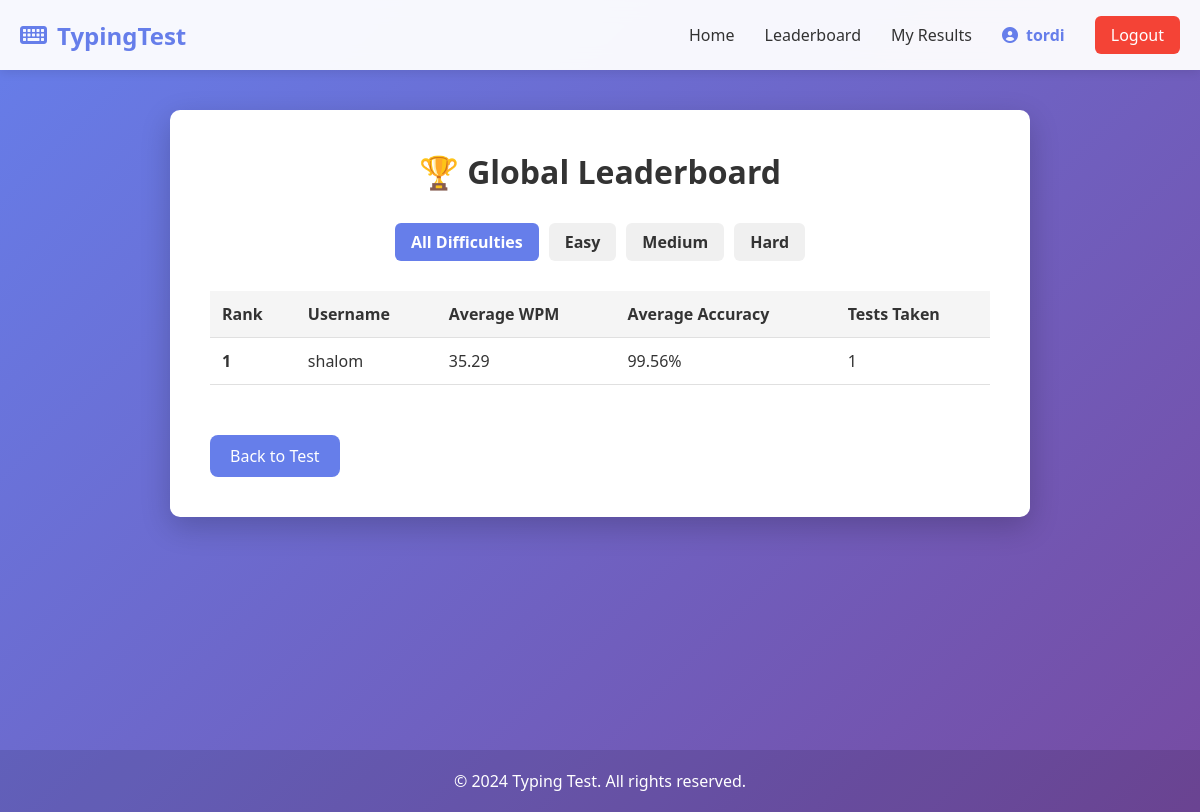
Page /leaderboard/ (signed in) on the committed database.
### typingtest/models.py (models this page shows, shortened)
class TypingTest(models.Model):
    DIFFICULTY_CHOICES = [
        ('easy', 'Easy'),
        ('medium', 'Medium'),
        ('hard', 'Hard'),
    ]
    user = models.ForeignKey(User, on_delete=models.CASCADE, null=True, blank=True)
    difficulty = models.CharField(max_length=10, choices=DIFFICULTY_CHOICES, default='medium')
    words = models.TextField()
    wpm = models.FloatField(default=0)
    accuracy = models.FloatField(default=0)
    errors = models.IntegerField(default=0)
    time_taken = models.IntegerField(default=0)  # in seconds
    created_at = models.DateTimeField(auto_now_add=True)
    class Meta:
        ordering = ['-created_at']

### typingtest/views.py (the view)
# urls.py: path('leaderboard/', views.leaderboard, name='leaderboard'),
@login_required(login_url='login')
def leaderboard(request):
    difficulty = request.GET.get('difficulty', 'all')
    if difficulty == 'all':
        tests = TypingTest.objects.values('user__username').annotate(
            avg_wpm=models.Avg('wpm'),
            avg_accuracy=models.Avg('accuracy'),
            test_count=models.Count('id')
        ).filter(test_count__gte=1).order_by('-avg_wpm')[:20]
    else:
        tests = TypingTest.objects.filter(difficulty=difficulty).values('user__username').annotate(
            avg_wpm=models.Avg('wpm'),
            avg_accuracy=models.Avg('accuracy'),
            test_count=models.Count('id')
        ).filter(test_count__gte=1).order_by('-avg_wpm')[:20]
    context = {
        'tests': tests,
        'difficulty': difficulty
    }
    return render(request, 'typingtest/leaderboard.html', context)

### templates/typingtest/leaderboard.html (shortened to what this page needs)
{% extends 'typingtest/base.html' %}
{% block content %}
<div class="leaderboard-container">
    <h1>🏆 Global Leaderboard</h1>
    <div class="leaderboard-filter">
        <a href="{% url 'leaderboard' %}?difficulty=all" class="filter-btn {% if difficulty == 'all' %}active{% endif %}">All Difficulties</a>
        <a href="{% url 'leaderboard' %}?difficulty=easy" class="filter-btn easy-btn {% if difficulty == 'easy' %}active{% endif %}">Easy</a>
        <a href="{% url 'leaderboard' %}?difficulty=medium" class="filter-btn medium-btn {% if difficulty == 'medium' %}active{% endif %}">Medium</a>
        <a href="{% url 'leaderboard' %}?difficulty=hard" class="filter-btn hard-btn {% if difficulty == 'hard' %}active{% endif %}">Hard</a>
    </div>
    {% if tests %}
    <div class="leaderboard-table">
        <table>
            <thead>
                <tr>
                    <th>Rank</th>
                    <th>Username</th>
                    <th>Average WPM</th>
                    <th>Average Accuracy</th>
                    <th>Tests Taken</th>
                </tr>
            </thead>
            <tbody>
                {% for test in tests %}
                <tr>
                    <td><strong>{{ forloop.counter }}</strong></td>
                    <td>{{ test.user__username }}</td>
                    <td>{{ test.avg_wpm|floatformat:2 }}</td>
                    <td>{{ test.avg_accuracy|floatformat:2 }}%</td>
                    <td>{{ test.test_count }}</td>
                </tr>
                {% endfor %}
            </tbody>
        </table>
    </div>
    {% else %}
    <p>No test data available yet.</p>
    {% endif %}
    <a href="{% url 'index' %}" class="btn-back">Back to Test</a>
</div>
{% endblock %}

### templates/typingtest/base.html (shortened to what this page needs)
<!DOCTYPE html>
<html lang="en">
<head>
    <link rel="stylesheet" href="https://cdnjs.cloudflare.com/ajax/libs/font-awesome/6.0.0/css/all.min.css">
    {% load static %}
    <link rel="stylesheet" href="{% static 'css/style.css' %}">
</head>
<body>
    <nav class="navbar">
        <div class="nav-container">
            <a href="{% url 'index' %}" class="nav-logo">
                <i class="fas fa-keyboard"></i> TypingTest
            </a>
            <ul class="nav-menu" id="navMenu">
                <li class="nav-item"><a href="{% url 'index' %}" class="nav-link">Home</a></li>
                <li class="nav-item"><a href="{% url 'leaderboard' %}" class="nav-link">Leaderboard</a></li>
                {% if user.is_authenticated %}
                    <li class="nav-item"><a href="{% url 'results' %}" class="nav-link">My Results</a></li>
                    <li class="nav-item user-info">
                        <span class="username-icon">
                            <i class="fas fa-user-circle"></i> {{ user.username }}
                        </span>
                    </li>
                    <li class="nav-item"><a href="{% url 'logout' %}" class="nav-link logout-link">Logout</a></li>
                {% else %}
                    <li class="nav-item"><a href="{% url 'login' %}" class="nav-link">Login</a></li>
                    <li class="nav-item"><a href="{% url 'register' %}" class="nav-link register-link">Register</a></li>
                {% endif %}
            </ul>
        </div>
    </nav>
    <div class="container">
        {% block content %}{% endblock %}
    </div>
    <footer class="footer">
        <p>&copy; 2024 Typing Test. All rights reserved.</p>
    </footer>
    {% load static %}
</body>
</html>

### static/css/style.css (style rules this page uses)
* { margin: 0; padding: 0; box-sizing: border-box; }
body { font-family: 'Segoe UI', Tahoma, Geneva, Verdana, sans-serif; background: linear-gradient(135deg, #667eea 0%, #764ba2 100%); min-height: 100vh; color: #333; }
.navbar { background: rgba(255, 255, 255, 0.95); box-shadow: 0 2px 10px rgba(0, 0, 0, 0.1); position: sticky; top: 0; z-index: 1000; backdrop-filter: blur(10px); }
.nav-container { max-width: 1200px; margin: 0 auto; padding: 0 20px; display: flex; justify-content: space-between; align-items: center; height: 70px; }
.nav-logo { font-size: 24px; font-weight: bold; color: #667eea; text-decoration: none; display: flex; align-items: center; gap: 10px; flex-shrink: 0; transition: color 0.3s; }
.nav-menu { display: flex; list-style: none; gap: 30px; align-items: center; }
.nav-item { position: relative; }
.nav-link { text-decoration: none; color: #333; transition: color 0.3s; font-weight: 500; padding: 8px 0; }
.username-icon { color: #667eea; font-weight: 600; display: flex; align-items: center; gap: 8px; }
.logout-link { background: #f44336; color: white !important; padding: 8px 16px; border-radius: 6px; transition: background 0.3s; }
.container { max-width: 900px; margin: 40px auto; padding: 0 20px; min-height: calc(100vh - 200px); }
.footer { background: rgba(0, 0, 0, 0.1); color: white; text-align: center; padding: 20px; margin-top: 40px; }
.btn-back { display: inline-block; margin-top: 20px; text-decoration: none; background: #667eea; color: white; padding: 10px 20px; border-radius: 8px; transition: all 0.3s; }
table { width: 100%; border-collapse: collapse; }
table thead { background: #f5f5f5; }
table th, table td { padding: 12px; text-align: left; border-bottom: 1px solid #e0e0e0; }
table th { font-weight: 600; color: #333; }
.leaderboard-container { background: white; padding: 40px; border-radius: 10px; box-shadow: 0 10px 30px rgba(0, 0, 0, 0.2); }
.leaderboard-container h1 { text-align: center; margin-bottom: 30px; color: #333; }
.leaderboard-table { margin: 30px 0; }
.easy-btn { background: #e8f5e9; color: #2e7d32; border-color: #4caf50; }
.medium-btn { background: #fff3e0; color: #e65100; border-color: #ff9800; }
.hard-btn { background: #ffebee; color: #c62828; border-color: #f44336; }

### templates/typingtest/base.html (style rules this page uses)
* { margin: 0; padding: 0; box-sizing: border-box; }
body { font-family: 'Segoe UI', Tahoma, Geneva, Verdana, sans-serif; background: linear-gradient(135deg, #667eea 0%, #764ba2 100%); min-height: 100vh; color: #333; }

### templates/typingtest/leaderboard.html (style rules this page uses)
.leaderboard-filter { display: flex; justify-content: center; gap: 10px; margin-bottom: 30px; flex-wrap: wrap; }
.leaderboard-filter .filter-btn { padding: 8px 16px; border-radius: 6px; text-decoration: none; background: #f0f0f0; color: #333; transition: all 0.3s; font-weight: 600; }
.leaderboard-filter .filter-btn.active { background: #667eea; color: white; }

### rows in the picture
TypingTest: user__username "shalom", avg_wpm "35.29", avg_accuracy "99.56", test_count "1"

### other values in the picture
{{ user.username }} "tordi"
